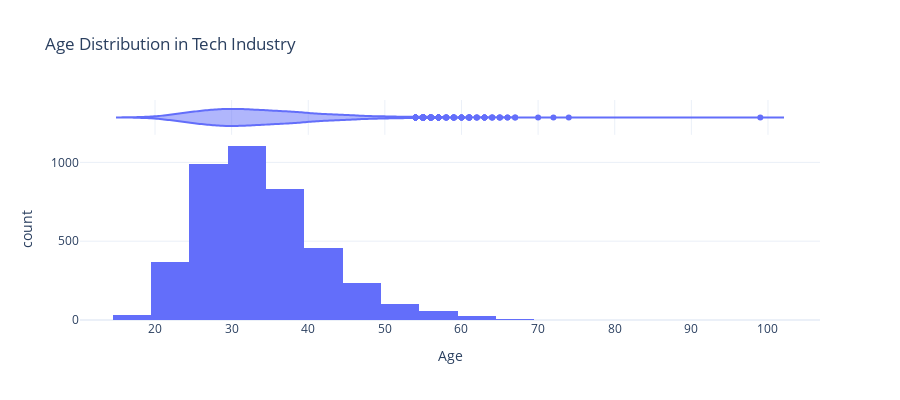
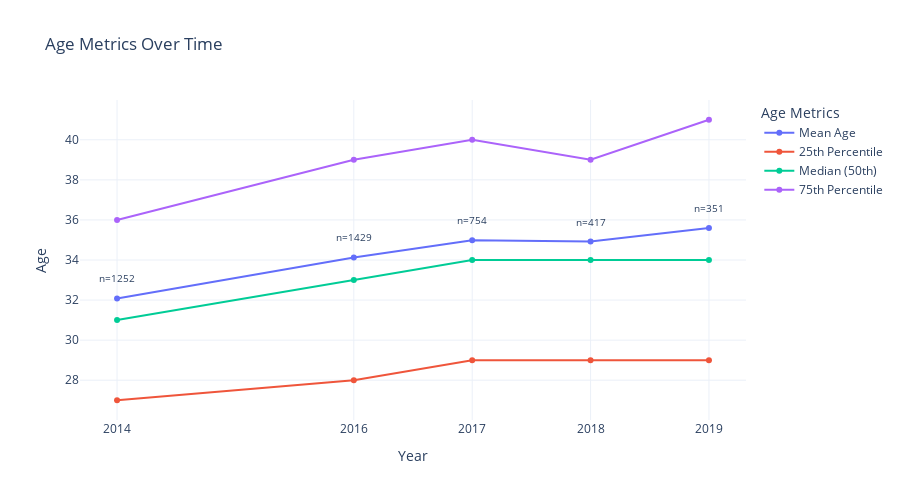

These figures' notebook cell, in order:
### Markdown cell above
Let's also look at age distribution by year

### Code cell
# Prepare the data
age_df_clean = age_df.copy()
age_df_clean['clean_age'] = pd.to_numeric(age_df_clean['answer_text'], errors='coerce')
age_df_clean = age_df_clean[(age_df_clean['clean_age'] >= 18) & (age_df_clean['clean_age'] <= 100)]

# Create statistical summary by year
yearly_age_stats = age_df_clean.groupby('year')['clean_age'].describe()
overall_stats = age_df_clean['clean_age'].describe()

# Create DataFrame for statistics including overall summary
yearly_stats_df = yearly_age_stats.reset_index()
overall_row = pd.DataFrame([{'year': 'All Years'} | overall_stats.to_dict()], index=[len(yearly_stats_df)])
yearly_stats_df = pd.concat([yearly_stats_df, overall_row], ignore_index=True)
yearly_stats_df = yearly_stats_df.round(2)

# Create distribution plot
fig_dist = px.histogram(
    age_df_clean,
    x='clean_age',
    title='Age Distribution in Tech Industry',
    labels={'clean_age': 'Age', 'count': 'Frequency'},
    marginal='violin',
    nbins=30,
    height=400
)

fig_dist.update_layout(
    showlegend=False,
    template='plotly_white'
)

# Create time series plot
plot_df = yearly_stats_df[yearly_stats_df['year'] != 'All Years'].copy()

fig_time = px.line(
    plot_df,
    x='year',
    y=['mean', '25%', '50%', '75%'],
    title='Age Metrics Over Time',
    labels={
        'value': 'Age',
        'year': 'Year',
        'variable': 'Metric'
    },
    markers=True,
    height=500
)

# Update line names
fig_time.update_traces(name='Mean Age', selector=dict(name='mean'))
fig_time.update_traces(name='25th Percentile', selector=dict(name='25%'))
fig_time.update_traces(name='Median (50th)', selector=dict(name='50%'))
fig_time.update_traces(name='75th Percentile', selector=dict(name='75%'))

# Update layout
fig_time.update_layout(
    xaxis=dict(
        tickmode='array',
        ticktext=plot_df['year'].astype(int).astype(str),
        tickvals=plot_df['year']
    ),
    hovermode='x unified',
    legend_title='Age Metrics',
    template='plotly_white'
)

# Add sample size annotations
annotations = []
for idx, row in plot_df.iterrows():
    annotations.append(
        dict(
            x=row['year'],
            y=row['mean'],
            text=f"n={row['count']:.0f}",
            showarrow=False,
            yshift=20,
            font=dict(size=10)
        )
    )
fig_time.update_layout(annotations=annotations)

# Update hover template
fig_time.update_traces(
    hovertemplate="<br>".join([
        "Year: %{x}",
        "%{name}: %{y:.1f} years",
        "<extra></extra>"
    ])
)

# Display plots and statistics
fig_dist.show()
fig_time.show()
yearly_stats_df.round(2)

### Figure 1 — Plotly figure (JSON) as saved in the notebook; plotly's stock layout.template omitted (floating-point values rounded to 4 significant figures; data arrays with more than 128 entries replaced by an {"elided": "..."} marker saying what was removed)
{"data": [{"alignmentgroup": "True", "bingroup": "x", "hovertemplate": "Age=%{x}<br>count=%{y}<extra></extra>", "legendgroup": "", "marker": {"color": "#636efa", "pattern": {"shape": ""}}, "name": "", "nbinsx": 30, "offsetgroup": "", "orientation": "v", "showlegend": false, "x": {"elided": "4203 int values"}, "xaxis": "x", "yaxis": "y", "type": "histogram"}, {"alignmentgroup": "True", "hovertemplate": "Age=%{x}<extra></extra>", "legendgroup": "", "marker": {"color": "#636efa"}, "name": "", "offsetgroup": "", "scalegroup": "x", "showlegend": false, "x": {"elided": "4203 int values"}, "xaxis": "x2", "yaxis": "y2", "type": "violin"}], "layout": {"xaxis": {"anchor": "y", "domain": [0.0, 1.0], "title": {"text": "Age"}}, "yaxis": {"anchor": "x", "domain": [0.0, 0.8316], "title": {"text": "count"}}, "xaxis2": {"anchor": "y2", "domain": [0.0, 1.0], "matches": "x", "showticklabels": false, "showgrid": true}, "yaxis2": {"anchor": "x2", "domain": [0.8416, 1.0], "matches": "y2", "showticklabels": false, "showline": false, "ticks": "", "showgrid": false}, "legend": {"tracegroupgap": 0}, "title": {"text": "Age Distribution in Tech Industry"}, "barmode": "relative", "height": 400, "showlegend": false}}

### Figure 2 — Plotly figure (JSON) as saved in the notebook; plotly's stock layout.template omitted (floating-point values rounded to 4 significant figures)
{"data": [{"hovertemplate": "Year: %{x}<br>%{name}: %{y:.1f} years<br><extra></extra>", "legendgroup": "mean", "line": {"color": "#636efa", "dash": "solid"}, "marker": {"symbol": "circle"}, "mode": "lines+markers", "name": "Mean Age", "orientation": "v", "showlegend": true, "x": [2014, 2016, 2017, 2018, 2019], "xaxis": "x", "y": [32.08, 34.13, 34.99, 34.92, 35.6], "yaxis": "y", "type": "scatter"}, {"hovertemplate": "Year: %{x}<br>%{name}: %{y:.1f} years<br><extra></extra>", "legendgroup": "25%", "line": {"color": "#EF553B", "dash": "solid"}, "marker": {"symbol": "circle"}, "mode": "lines+markers", "name": "25th Percentile", "orientation": "v", "showlegend": true, "x": [2014, 2016, 2017, 2018, 2019], "xaxis": "x", "y": [27.0, 28.0, 29.0, 29.0, 29.0], "yaxis": "y", "type": "scatter"}, {"hovertemplate": "Year: %{x}<br>%{name}: %{y:.1f} years<br><extra></extra>", "legendgroup": "50%", "line": {"color": "#00cc96", "dash": "solid"}, "marker": {"symbol": "circle"}, "mode": "lines+markers", "name": "Median (50th)", "orientation": "v", "showlegend": true, "x": [2014, 2016, 2017, 2018, 2019], "xaxis": "x", "y": [31.0, 33.0, 34.0, 34.0, 34.0], "yaxis": "y", "type": "scatter"}, {"hovertemplate": "Year: %{x}<br>%{name}: %{y:.1f} years<br><extra></extra>", "legendgroup": "75%", "line": {"color": "#ab63fa", "dash": "solid"}, "marker": {"symbol": "circle"}, "mode": "lines+markers", "name": "75th Percentile", "orientation": "v", "showlegend": true, "x": [2014, 2016, 2017, 2018, 2019], "xaxis": "x", "y": [36.0, 39.0, 40.0, 39.0, 41.0], "yaxis": "y", "type": "scatter"}], "layout": {"xaxis": {"anchor": "y", "domain": [0.0, 1.0], "title": {"text": "Year"}, "tickmode": "array", "ticktext": ["2014", "2016", "2017", "2018", "2019"], "tickvals": [2014, 2016, 2017, 2018, 2019]}, "yaxis": {"anchor": "x", "domain": [0.0, 1.0], "title": {"text": "Age"}}, "legend": {"title": {"text": "Age Metrics"}, "tracegroupgap": 0}, "title": {"text": "Age Metrics Over Time"}, "height": 500, "hovermode": "x unified", "annotations": [{"font": {"size": 10}, "showarrow": false, "text": "n=1252", "x": 2014, "y": 32.08, "yshift": 20}, {"font": {"size": 10}, "showarrow": false, "text": "n=1429", "x": 2016, "y": 34.13, "yshift": 20}, {"font": {"size": 10}, "showarrow": false, "text": "n=754", "x": 2017, "y": 34.99, "yshift": 20}, {"font": {"size": 10}, "showarrow": false, "text": "n=417", "x": 2018, "y": 34.92, "yshift": 20}, {"font": {"size": 10}, "showarrow": false, "text": "n=351", "x": 2019, "y": 35.6, "yshift": 20}]}}
